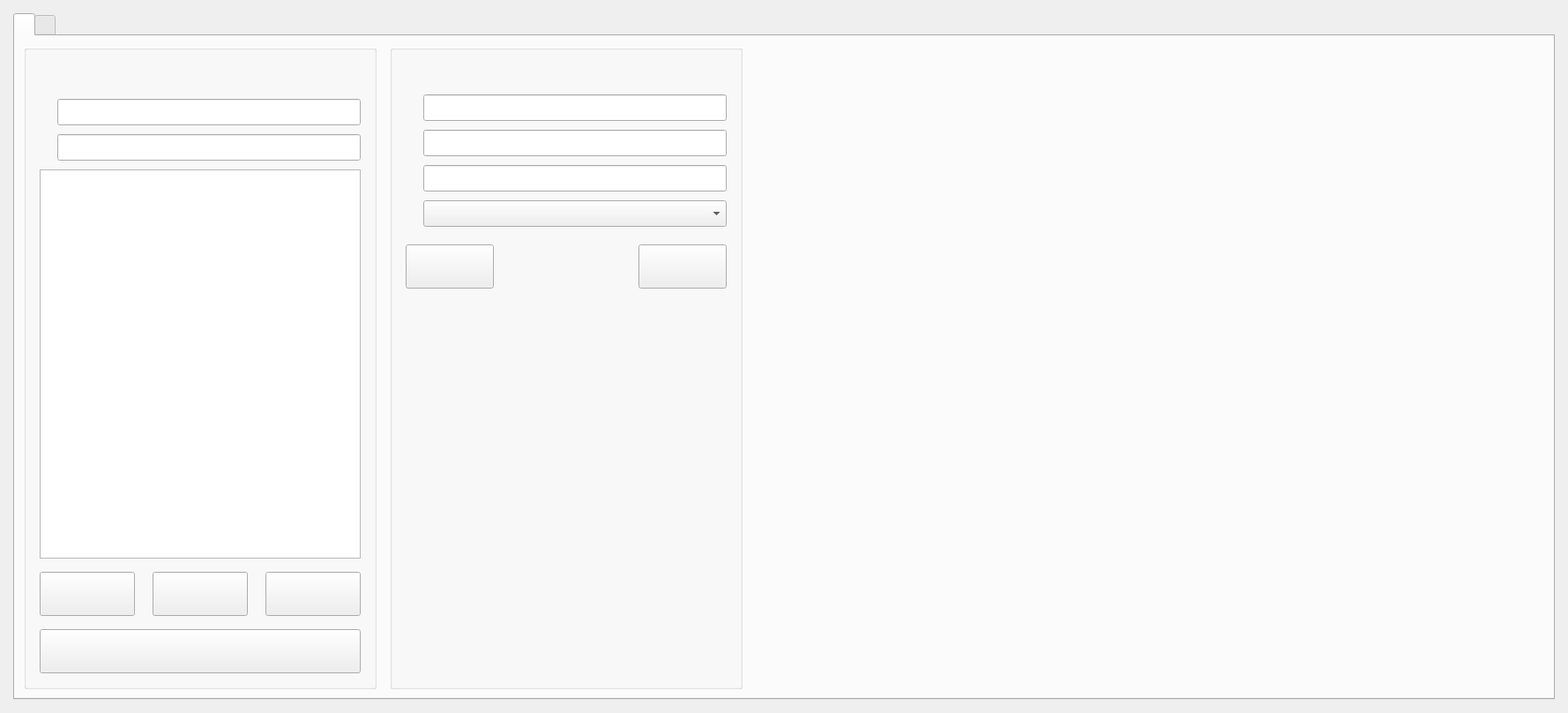
<?xml version="1.0" encoding="UTF-8"?>
<ui version="4.0">
 <class>AuthoritySettingView</class>
 <widget class="QWidget" name="AuthoritySettingView">
  <property name="geometry">
   <rect>
    <x>0</x>
    <y>0</y>
    <width>1778</width>
    <height>808</height>
   </rect>
  </property>
  <property name="windowTitle">
   <string>Form</string>
  </property>
  <layout class="QGridLayout" name="gridLayout">
   <property name="leftMargin">
    <number>15</number>
   </property>
   <property name="topMargin">
    <number>15</number>
   </property>
   <property name="rightMargin">
    <number>15</number>
   </property>
   <property name="bottomMargin">
    <number>15</number>
   </property>
   <property name="spacing">
    <number>10</number>
   </property>
   <item row="0" column="0">
    <widget class="QTabWidget" name="tabWidget">
     <property name="currentIndex">
      <number>0</number>
     </property>
     <widget class="QWidget" name="tabUser">
      <attribute name="title">
       <string/>
      </attribute>
      <layout class="QHBoxLayout" name="horizontalLayout">
       <property name="spacing">
        <number>15</number>
       </property>
       <property name="leftMargin">
        <number>10</number>
       </property>
       <property name="topMargin">
        <number>10</number>
       </property>
       <property name="rightMargin">
        <number>10</number>
       </property>
       <property name="bottomMargin">
        <number>10</number>
       </property>
       <item>
        <widget class="GroupBox" name="gpb_Users">
         <property name="minimumSize">
          <size>
           <width>400</width>
           <height>0</height>
          </size>
         </property>
         <property name="maximumSize">
          <size>
           <width>400</width>
           <height>16777215</height>
          </size>
         </property>
         <property name="font">
          <font>
           <family>Times New Roman</family>
           <pointsize>14</pointsize>
          </font>
         </property>
         <property name="title">
          <string/>
         </property>
         <layout class="QVBoxLayout" name="verticalLayout_2">
          <property name="spacing">
           <number>0</number>
          </property>
          <property name="leftMargin">
           <number>15</number>
          </property>
          <property name="topMargin">
           <number>50</number>
          </property>
          <property name="rightMargin">
           <number>15</number>
          </property>
          <property name="bottomMargin">
           <number>15</number>
          </property>
          <item>
           <layout class="QGridLayout" name="gridLayout_5">
            <property name="topMargin">
             <number>5</number>
            </property>
            <property name="bottomMargin">
             <number>10</number>
            </property>
            <property name="spacing">
             <number>10</number>
            </property>
            <item row="1" column="0">
             <widget class="QLabel" name="lbl_Filter">
              <property name="font">
               <font>
                <family>Times New Roman</family>
                <pointsize>14</pointsize>
               </font>
              </property>
              <property name="text">
               <string/>
              </property>
              <property name="alignment">
               <set>Qt::AlignCenter</set>
              </property>
             </widget>
            </item>
            <item row="1" column="1">
             <widget class="IconLineEdit" name="led_SearchValue">
              <property name="minimumSize">
               <size>
                <width>0</width>
                <height>30</height>
               </size>
              </property>
              <property name="font">
               <font>
                <family>Times New Roman</family>
                <pointsize>12</pointsize>
               </font>
              </property>
             </widget>
            </item>
            <item row="0" column="0">
             <widget class="QLabel" name="lbl_SelectedUserName">
              <property name="minimumSize">
               <size>
                <width>0</width>
                <height>0</height>
               </size>
              </property>
              <property name="font">
               <font>
                <family>Times New Roman</family>
                <pointsize>14</pointsize>
               </font>
              </property>
              <property name="text">
               <string/>
              </property>
             </widget>
            </item>
            <item row="0" column="1">
             <widget class="QLineEdit" name="led_SelectedUserName">
              <property name="minimumSize">
               <size>
                <width>0</width>
                <height>30</height>
               </size>
              </property>
              <property name="font">
               <font>
                <family>Times New Roman</family>
                <pointsize>12</pointsize>
               </font>
              </property>
             </widget>
            </item>
           </layout>
          </item>
          <item>
           <widget class="QTableView" name="tbw_Users">
            <property name="maximumSize">
             <size>
              <width>16777215</width>
              <height>16777215</height>
             </size>
            </property>
            <property name="focusPolicy">
             <enum>Qt::NoFocus</enum>
            </property>
            <property name="autoScroll">
             <bool>true</bool>
            </property>
            <property name="editTriggers">
             <set>QAbstractItemView::NoEditTriggers</set>
            </property>
            <property name="alternatingRowColors">
             <bool>true</bool>
            </property>
            <property name="selectionMode">
             <enum>QAbstractItemView::SingleSelection</enum>
            </property>
            <property name="selectionBehavior">
             <enum>QAbstractItemView::SelectRows</enum>
            </property>
            <property name="showGrid">
             <bool>true</bool>
            </property>
            <property name="gridStyle">
             <enum>Qt::SolidLine</enum>
            </property>
            <attribute name="horizontalHeaderHighlightSections">
             <bool>false</bool>
            </attribute>
            <attribute name="horizontalHeaderStretchLastSection">
             <bool>true</bool>
            </attribute>
           </widget>
          </item>
          <item>
           <layout class="QHBoxLayout" name="horizontalLayout_4">
            <property name="spacing">
             <number>20</number>
            </property>
            <property name="leftMargin">
             <number>0</number>
            </property>
            <property name="topMargin">
             <number>15</number>
            </property>
            <property name="rightMargin">
             <number>0</number>
            </property>
            <property name="bottomMargin">
             <number>15</number>
            </property>
            <item>
             <widget class="EffectButton" name="btn_CreateNewUser">
              <property name="enabled">
               <bool>true</bool>
              </property>
              <property name="minimumSize">
               <size>
                <width>100</width>
                <height>50</height>
               </size>
              </property>
              <property name="maximumSize">
               <size>
                <width>16777215</width>
                <height>16777215</height>
               </size>
              </property>
              <property name="font">
               <font>
                <family>Times New Roman</family>
                <pointsize>12</pointsize>
               </font>
              </property>
              <property name="text">
               <string/>
              </property>
             </widget>
            </item>
            <item>
             <widget class="EffectButton" name="btn_UserModify">
              <property name="minimumSize">
               <size>
                <width>100</width>
                <height>50</height>
               </size>
              </property>
              <property name="maximumSize">
               <size>
                <width>16777215</width>
                <height>16777215</height>
               </size>
              </property>
              <property name="font">
               <font>
                <family>Times New Roman</family>
                <pointsize>12</pointsize>
               </font>
              </property>
              <property name="text">
               <string/>
              </property>
             </widget>
            </item>
            <item>
             <widget class="EffectButton" name="btn_UserDelete">
              <property name="minimumSize">
               <size>
                <width>100</width>
                <height>50</height>
               </size>
              </property>
              <property name="maximumSize">
               <size>
                <width>16777215</width>
                <height>16777215</height>
               </size>
              </property>
              <property name="font">
               <font>
                <family>Times New Roman</family>
                <pointsize>12</pointsize>
               </font>
              </property>
              <property name="text">
               <string/>
              </property>
             </widget>
            </item>
           </layout>
          </item>
          <item>
           <widget class="EffectButton" name="btn_SaveUsersInfo">
            <property name="minimumSize">
             <size>
              <width>100</width>
              <height>50</height>
             </size>
            </property>
            <property name="maximumSize">
             <size>
              <width>16777215</width>
              <height>16777215</height>
             </size>
            </property>
            <property name="font">
             <font>
              <family>Times New Roman</family>
              <pointsize>12</pointsize>
             </font>
            </property>
            <property name="text">
             <string/>
            </property>
           </widget>
          </item>
         </layout>
        </widget>
       </item>
       <item>
        <widget class="GroupBox" name="gpb_UserModify">
         <property name="minimumSize">
          <size>
           <width>400</width>
           <height>0</height>
          </size>
         </property>
         <property name="maximumSize">
          <size>
           <width>400</width>
           <height>16777215</height>
          </size>
         </property>
         <property name="title">
          <string/>
         </property>
         <layout class="QVBoxLayout" name="verticalLayout">
          <property name="spacing">
           <number>10</number>
          </property>
          <property name="leftMargin">
           <number>15</number>
          </property>
          <property name="topMargin">
           <number>50</number>
          </property>
          <property name="rightMargin">
           <number>15</number>
          </property>
          <property name="bottomMargin">
           <number>15</number>
          </property>
          <item>
           <layout class="QGridLayout" name="gridLayout_2">
            <property name="bottomMargin">
             <number>0</number>
            </property>
            <property name="spacing">
             <number>10</number>
            </property>
            <item row="0" column="0">
             <widget class="QLabel" name="lbl_ModifyUser_Name">
              <property name="font">
               <font>
                <family>Times New Roman</family>
                <pointsize>14</pointsize>
               </font>
              </property>
              <property name="text">
               <string/>
              </property>
              <property name="alignment">
               <set>Qt::AlignRight|Qt::AlignTrailing|Qt::AlignVCenter</set>
              </property>
             </widget>
            </item>
            <item row="0" column="1">
             <widget class="QLineEdit" name="led_ModifyUser_Name">
              <property name="minimumSize">
               <size>
                <width>0</width>
                <height>30</height>
               </size>
              </property>
              <property name="font">
               <font>
                <family>Times New Roman</family>
                <pointsize>12</pointsize>
               </font>
              </property>
             </widget>
            </item>
            <item row="1" column="0">
             <widget class="QLabel" name="lbl_ModifyUser_Password">
              <property name="font">
               <font>
                <family>Times New Roman</family>
                <pointsize>14</pointsize>
               </font>
              </property>
              <property name="text">
               <string/>
              </property>
              <property name="alignment">
               <set>Qt::AlignRight|Qt::AlignTrailing|Qt::AlignVCenter</set>
              </property>
             </widget>
            </item>
            <item row="1" column="1">
             <widget class="QLineEdit" name="led_ModifyUser_Password">
              <property name="minimumSize">
               <size>
                <width>0</width>
                <height>30</height>
               </size>
              </property>
              <property name="font">
               <font>
                <family>Times New Roman</family>
                <pointsize>12</pointsize>
               </font>
              </property>
              <property name="echoMode">
               <enum>QLineEdit::Password</enum>
              </property>
             </widget>
            </item>
            <item row="2" column="0">
             <widget class="QLabel" name="lbl_ModifyUser_PasswordCheck">
              <property name="font">
               <font>
                <family>Times New Roman</family>
                <pointsize>14</pointsize>
               </font>
              </property>
              <property name="text">
               <string/>
              </property>
              <property name="alignment">
               <set>Qt::AlignRight|Qt::AlignTrailing|Qt::AlignVCenter</set>
              </property>
             </widget>
            </item>
            <item row="2" column="1">
             <widget class="IconLineEdit" name="led_ModifyUser_PasswordCheck">
              <property name="minimumSize">
               <size>
                <width>0</width>
                <height>30</height>
               </size>
              </property>
              <property name="font">
               <font>
                <family>Times New Roman</family>
                <pointsize>12</pointsize>
               </font>
              </property>
              <property name="echoMode">
               <enum>QLineEdit::Password</enum>
              </property>
             </widget>
            </item>
            <item row="3" column="0">
             <widget class="QLabel" name="lbl_ModifyUser_AccessLevel">
              <property name="font">
               <font>
                <family>Times New Roman</family>
                <pointsize>14</pointsize>
               </font>
              </property>
              <property name="text">
               <string/>
              </property>
              <property name="alignment">
               <set>Qt::AlignRight|Qt::AlignTrailing|Qt::AlignVCenter</set>
              </property>
             </widget>
            </item>
            <item row="3" column="1">
             <widget class="ComboBox" name="cmb_ModifyUser_AccessLevel">
              <property name="minimumSize">
               <size>
                <width>0</width>
                <height>30</height>
               </size>
              </property>
              <property name="font">
               <font>
                <family>Times New Roman</family>
                <pointsize>12</pointsize>
               </font>
              </property>
             </widget>
            </item>
           </layout>
          </item>
          <item>
           <layout class="QHBoxLayout" name="horizontalLayout_2">
            <property name="spacing">
             <number>10</number>
            </property>
            <property name="topMargin">
             <number>10</number>
            </property>
            <property name="bottomMargin">
             <number>10</number>
            </property>
            <item>
             <widget class="EffectButton" name="btn_ComfirmUserChange">
              <property name="minimumSize">
               <size>
                <width>100</width>
                <height>50</height>
               </size>
              </property>
              <property name="maximumSize">
               <size>
                <width>16777215</width>
                <height>16777215</height>
               </size>
              </property>
              <property name="font">
               <font>
                <family>Times New Roman</family>
                <pointsize>12</pointsize>
               </font>
              </property>
              <property name="text">
               <string/>
              </property>
             </widget>
            </item>
            <item>
             <spacer name="horizontalSpacer_2">
              <property name="orientation">
               <enum>Qt::Horizontal</enum>
              </property>
              <property name="sizeHint" stdset="0">
               <size>
                <width>40</width>
                <height>20</height>
               </size>
              </property>
             </spacer>
            </item>
            <item>
             <widget class="EffectButton" name="btn_UserChangeCancel">
              <property name="minimumSize">
               <size>
                <width>100</width>
                <height>50</height>
               </size>
              </property>
              <property name="maximumSize">
               <size>
                <width>16777215</width>
                <height>16777215</height>
               </size>
              </property>
              <property name="font">
               <font>
                <family>Times New Roman</family>
                <pointsize>12</pointsize>
               </font>
              </property>
              <property name="text">
               <string/>
              </property>
             </widget>
            </item>
           </layout>
          </item>
          <item>
           <spacer name="verticalSpacer">
            <property name="orientation">
             <enum>Qt::Vertical</enum>
            </property>
            <property name="sizeHint" stdset="0">
             <size>
              <width>20</width>
              <height>321</height>
             </size>
            </property>
           </spacer>
          </item>
         </layout>
        </widget>
       </item>
       <item>
        <spacer name="horizontalSpacer">
         <property name="orientation">
          <enum>Qt::Horizontal</enum>
         </property>
         <property name="sizeHint" stdset="0">
          <size>
           <width>899</width>
           <height>20</height>
          </size>
         </property>
        </spacer>
       </item>
      </layout>
     </widget>
     <widget class="QWidget" name="tabAccess">
      <attribute name="title">
       <string/>
      </attribute>
      <layout class="QHBoxLayout" name="horizontalLayout_3">
       <property name="spacing">
        <number>15</number>
       </property>
       <property name="leftMargin">
        <number>10</number>
       </property>
       <property name="topMargin">
        <number>10</number>
       </property>
       <property name="rightMargin">
        <number>10</number>
       </property>
       <property name="bottomMargin">
        <number>10</number>
       </property>
       <item>
        <layout class="QVBoxLayout" name="verticalLayout_3">
         <property name="spacing">
          <number>10</number>
         </property>
         <item>
          <widget class="QLabel" name="lbl_MainFunc">
           <property name="font">
            <font>
             <family>Times New Roman</family>
             <pointsize>12</pointsize>
            </font>
           </property>
           <property name="text">
            <string/>
           </property>
          </widget>
         </item>
         <item>
          <widget class="QTableView" name="tbw_MainFunc">
           <property name="enabled">
            <bool>true</bool>
           </property>
           <property name="sizePolicy">
            <sizepolicy hsizetype="Expanding" vsizetype="Expanding">
             <horstretch>0</horstretch>
             <verstretch>0</verstretch>
            </sizepolicy>
           </property>
           <property name="font">
            <font>
             <family>Times New Roman</family>
             <pointsize>12</pointsize>
            </font>
           </property>
           <property name="focusPolicy">
            <enum>Qt::NoFocus</enum>
           </property>
           <property name="styleSheet">
            <string notr="true">QTableView::indicator{
subcontrol-position:center center;
margin-left:89;
margin-right:89;
margin-top:2;
}</string>
           </property>
           <property name="alternatingRowColors">
            <bool>true</bool>
           </property>
           <property name="selectionMode">
            <enum>QAbstractItemView::SingleSelection</enum>
           </property>
           <property name="selectionBehavior">
            <enum>QAbstractItemView::SelectRows</enum>
           </property>
           <property name="showGrid">
            <bool>true</bool>
           </property>
           <property name="gridStyle">
            <enum>Qt::SolidLine</enum>
           </property>
           <attribute name="horizontalHeaderHighlightSections">
            <bool>false</bool>
           </attribute>
           <attribute name="horizontalHeaderStretchLastSection">
            <bool>true</bool>
           </attribute>
          </widget>
         </item>
         <item>
          <widget class="QLabel" name="lbl_SubFunc">
           <property name="font">
            <font>
             <family>Times New Roman</family>
             <pointsize>12</pointsize>
            </font>
           </property>
           <property name="text">
            <string/>
           </property>
          </widget>
         </item>
         <item>
          <widget class="QTableView" name="tbw_SubFunc">
           <property name="sizePolicy">
            <sizepolicy hsizetype="Expanding" vsizetype="Expanding">
             <horstretch>0</horstretch>
             <verstretch>0</verstretch>
            </sizepolicy>
           </property>
           <property name="font">
            <font>
             <family>Times New Roman</family>
             <pointsize>12</pointsize>
            </font>
           </property>
           <property name="focusPolicy">
            <enum>Qt::NoFocus</enum>
           </property>
           <property name="styleSheet">
            <string notr="true">QTableView::indicator{
subcontrol-position:center center;
margin-left:89;
margin-right:89;
margin-top:2;
}</string>
           </property>
           <property name="alternatingRowColors">
            <bool>true</bool>
           </property>
           <property name="selectionMode">
            <enum>QAbstractItemView::SingleSelection</enum>
           </property>
           <property name="selectionBehavior">
            <enum>QAbstractItemView::SelectRows</enum>
           </property>
           <property name="showGrid">
            <bool>true</bool>
           </property>
           <property name="gridStyle">
            <enum>Qt::SolidLine</enum>
           </property>
           <attribute name="horizontalHeaderHighlightSections">
            <bool>false</bool>
           </attribute>
           <attribute name="horizontalHeaderStretchLastSection">
            <bool>true</bool>
           </attribute>
          </widget>
         </item>
        </layout>
       </item>
       <item>
        <layout class="QVBoxLayout" name="verticalLayout_4">
         <property name="spacing">
          <number>10</number>
         </property>
         <property name="topMargin">
          <number>29</number>
         </property>
         <item>
          <widget class="EffectButton" name="btn_SaveViewsInfo">
           <property name="minimumSize">
            <size>
             <width>120</width>
             <height>50</height>
            </size>
           </property>
           <property name="maximumSize">
            <size>
             <width>16777215</width>
             <height>50</height>
            </size>
           </property>
           <property name="font">
            <font>
             <family>Times New Roman</family>
             <pointsize>12</pointsize>
            </font>
           </property>
           <property name="text">
            <string/>
           </property>
          </widget>
         </item>
         <item>
          <spacer name="verticalSpacer_2">
           <property name="orientation">
            <enum>Qt::Vertical</enum>
           </property>
           <property name="sizeHint" stdset="0">
            <size>
             <width>20</width>
             <height>40</height>
            </size>
           </property>
          </spacer>
         </item>
        </layout>
       </item>
      </layout>
     </widget>
    </widget>
   </item>
  </layout>
 </widget>
 <customwidgets>
  <customwidget>
   <class>EffectButton</class>
   <extends>QPushButton</extends>
   <header>CustomerWidget/Button/effectbutton.h</header>
  </customwidget>
  <customwidget>
   <class>GroupBox</class>
   <extends>QGroupBox</extends>
   <header>CustomerWidget/GroupBox/groupbox.h</header>
   <container>1</container>
  </customwidget>
  <customwidget>
   <class>ComboBox</class>
   <extends>QComboBox</extends>
   <header>CustomerWidget/ComboBox/combobox.h</header>
  </customwidget>
  <customwidget>
   <class>IconLineEdit</class>
   <extends>QLineEdit</extends>
   <header>CustomerWidget/LineEdit/iconlineedit.h</header>
  </customwidget>
 </customwidgets>
 <resources/>
 <connections/>
</ui>
